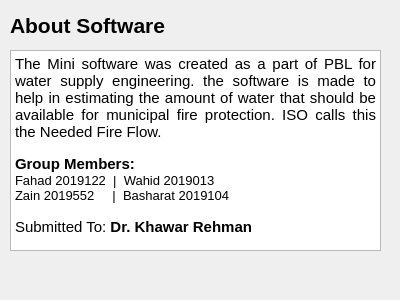
<?xml version="1.0" encoding="UTF-8"?>
<ui version="4.0">
 <class>Dialog</class>
 <widget class="QDialog" name="Dialog">
  <property name="geometry">
   <rect>
    <x>0</x>
    <y>0</y>
    <width>400</width>
    <height>300</height>
   </rect>
  </property>
  <property name="windowTitle">
   <string>Dialog</string>
  </property>
  <widget class="QLabel" name="label">
   <property name="geometry">
    <rect>
     <x>10</x>
     <y>10</y>
     <width>171</width>
     <height>31</height>
    </rect>
   </property>
   <property name="font">
    <font>
     <pointsize>16</pointsize>
     <weight>75</weight>
     <bold>true</bold>
    </font>
   </property>
   <property name="text">
    <string>About Software</string>
   </property>
  </widget>
  <widget class="QTextBrowser" name="textBrowser">
   <property name="geometry">
    <rect>
     <x>10</x>
     <y>50</y>
     <width>371</width>
     <height>201</height>
    </rect>
   </property>
   <property name="html">
    <string>&lt;!DOCTYPE HTML PUBLIC &quot;-//W3C//DTD HTML 4.0//EN&quot; &quot;http://www.w3.org/TR/REC-html40/strict.dtd&quot;&gt;
&lt;html&gt;&lt;head&gt;&lt;meta name=&quot;qrichtext&quot; content=&quot;1&quot; /&gt;&lt;style type=&quot;text/css&quot;&gt;
p, li { white-space: pre-wrap; }
&lt;/style&gt;&lt;/head&gt;&lt;body style=&quot; font-family:'MS Shell Dlg 2'; font-size:8.25pt; font-weight:400; font-style:normal;&quot;&gt;
&lt;p align=&quot;justify&quot; style=&quot; margin-top:0px; margin-bottom:0px; margin-left:0px; margin-right:0px; -qt-block-indent:0; text-indent:0px;&quot;&gt;&lt;span style=&quot; font-size:11pt;&quot;&gt;The Mini software was created as a part of PBL for water supply engineering. the software is made to help in estimating the amount of water that should be available for municipal fire protection. ISO calls this the Needed Fire Flow. &lt;/span&gt;&lt;span style=&quot; font-size:10pt;&quot;&gt;&lt;br /&gt;&lt;br /&gt;&lt;/span&gt;&lt;span style=&quot; font-size:11pt; font-weight:600;&quot;&gt;Group Members:&lt;/span&gt;&lt;/p&gt;
&lt;p style=&quot; margin-top:0px; margin-bottom:0px; margin-left:0px; margin-right:0px; -qt-block-indent:0; text-indent:0px; background-color:transparent;&quot;&gt;&lt;span style=&quot; font-family:'Segoe UI,system-ui,Apple Color Emoji,Segoe UI Emoji,sans-serif'; font-size:10pt;&quot;&gt;Fahad 2019122  |  Wahid 2019013&lt;/span&gt;&lt;/p&gt;
&lt;p style=&quot; margin-top:0px; margin-bottom:0px; margin-left:0px; margin-right:0px; -qt-block-indent:0; text-indent:0px; background-color:transparent;&quot;&gt;&lt;span style=&quot; font-family:'Segoe UI,system-ui,Apple Color Emoji,Segoe UI Emoji,sans-serif'; font-size:10pt;&quot;&gt;Zain 2019552     |  Basharat 2019104&lt;br /&gt;&lt;br /&gt;&lt;/span&gt;&lt;span style=&quot; font-family:'Segoe UI,system-ui,Apple Color Emoji,Segoe UI Emoji,sans-serif'; font-size:11pt;&quot;&gt;Submitted To: &lt;/span&gt;&lt;span style=&quot; font-family:'Segoe UI,system-ui,Apple Color Emoji,Segoe UI Emoji,sans-serif'; font-size:11pt; font-weight:600;&quot;&gt;Dr. Khawar Rehman&lt;/span&gt;&lt;/p&gt;&lt;/body&gt;&lt;/html&gt;</string>
   </property>
  </widget>
 </widget>
 <resources/>
 <connections/>
</ui>
